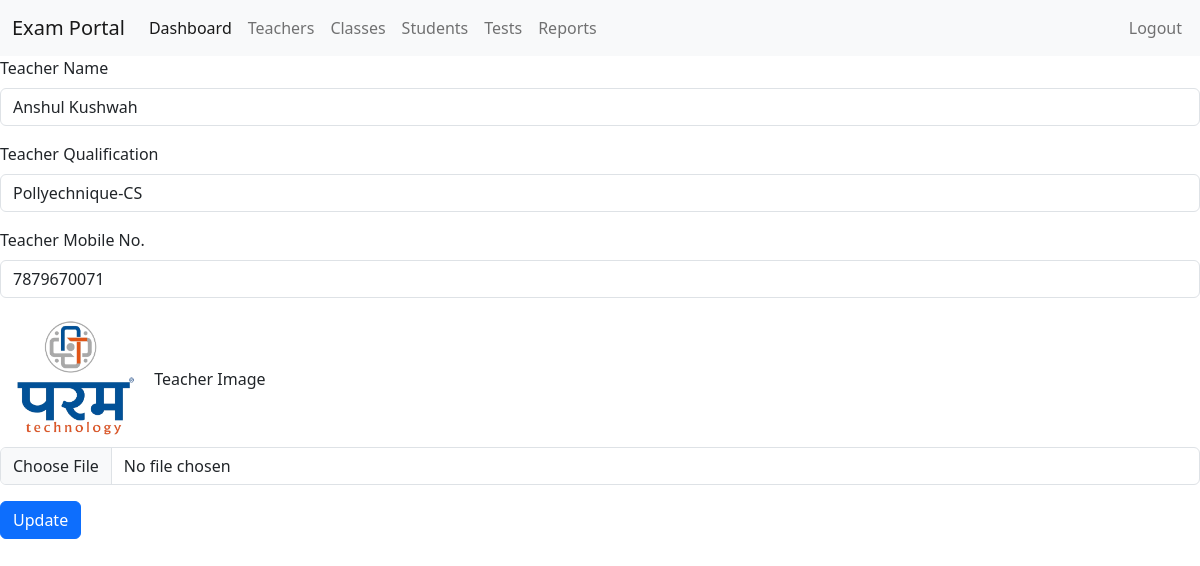
Page /editteacher.php?tid=4 (signed in) on the committed database.
### tables this page shows
CREATE TABLE `teachers` (
  `teacher_id` int(11) NOT NULL,
  `teacher_name` varchar(50) DEFAULT NULL,
  `teacher_qlf` varchar(255) DEFAULT NULL,
  `teacher_contact` varchar(10) NOT NULL,
  `teacher_image` varchar(255) DEFAULT NULL,
  `teacher_reg_date` datetime NOT NULL DEFAULT current_timestamp(),
  `teacher_status` tinyint(2) NOT NULL DEFAULT 1
);

### editteacher.php (the view, shortened to what this page needs)
<?php
include("header.php");
include("navbar.php");
$teacherId = $_REQUEST['tid'];
$db = mysqli_connect('localhost','root','','ex_portal');
$record = $db->query("SELECT * FROM teachers WHERE teacher_id = $teacherId");
?>
<div class="row">
<?php foreach($record AS $teacher) {?>
    <form action="" method="POST" enctype="multipart/form-data">
    <div class="mb-3">
        <label for="exampleInputEmail1" class="form-label">Teacher Name</label>
        <input type="text" class="form-control" id="exampleInputEmail1" aria-describedby="emailHelp" name="teacher_name" value="<?php echo $teacher['teacher_name'];?>">
    </div>
    <div class="mb-3">
        <label for="exampleInputPassword1" class="form-label">Teacher Qualification</label>
        <input type="text" class="form-control" id="exampleInputPassword1" name="teacher_qlf" value="<?php echo $teacher['teacher_qlf'];?>">
    </div>
    <div class="mb-3">
        <label for="exampleInputPassword1" class="form-label">Teacher Mobile No.</label>
        <input type="text" class="form-control" id="exampleInputPassword1" name="teacher_contact" value="<?php echo $teacher['teacher_contact'];?>">
    </div>
    <div class="mb-3">
        <img src="assets/images/<?php echo $teacher['teacher_image'];?>" style="width:150px;">
        <label for="exampleInputPassword1" class="form-label">Teacher Image</label>
        <input type="file" class="form-control" id="exampleInputPassword1" name="teacher_pic">
    </div>
    <button type="submit" class="btn btn-primary">Update</button>
    </form>
<?php } ?>
</div>
<?php
include('footer.php');
?>

### rows in the picture
teachers: teacher_name "Anshul Kushwah", teacher_qlf "Pollyechnique-CS", teacher_contact "7879670071", teacher_image (picture)
